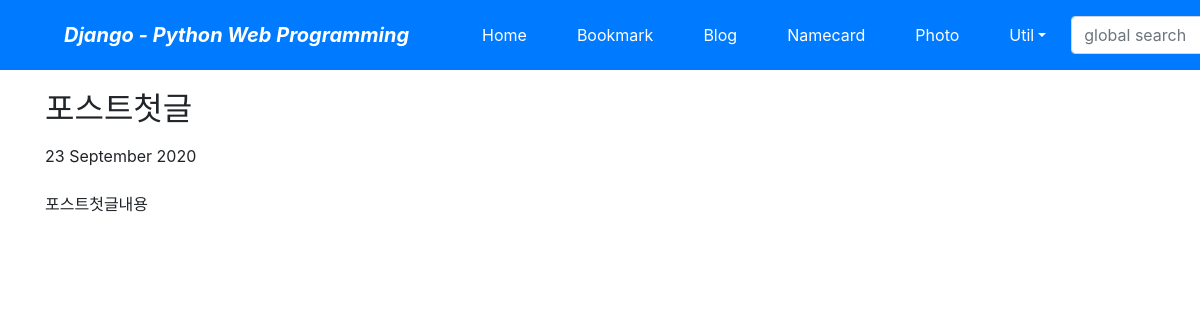
The app's page /blog/post/포스트첫글/ with its own data.
### blog/models.py (models this page shows, shortened)
class Post(models.Model):
    title = models.CharField(verbose_name='TITLE', max_length=50)
    slug = models.SlugField('SLUG', unique=True, allow_unicode=True, help_text='one word for title alias')
    description =  models.CharField('DESCRIPTION',max_length=100, blank=True, help_text='simple description text')
    content = models.TextField('CONTENT')
    create_dt = models.DateTimeField('CREATE DATE', auto_now_add=True)
    modify_dt = models.DateTimeField('MODIFY DATE',auto_now=True)
    class Meta:
        verbose_name = 'post'
        verbose_name_plural='posts'
        db_table = 'blog_posts'
        ordering = ('-modify_dt', )
    def get_previous(self):
        return self.get_previous_by_modify_dt()
    def get_next(self):
        return self.get_next_by_modify_dt()

### blog/templates/blog/post_detail.html (shortened to what this page needs)
{% extends "base.html" %}
{% block content %}
    <h2>{{ object.title }}</h2>
    <div>{{ object.modify_dt|date:"j F Y" }}</div>
    <br>
    <div>
        {{ object.content|linebreaks }}
    </div>
{% endblock %}

### records on screen
Post: title "포스트첫글", modify_dt "23 September 2020", content "포스트첫글내용"
